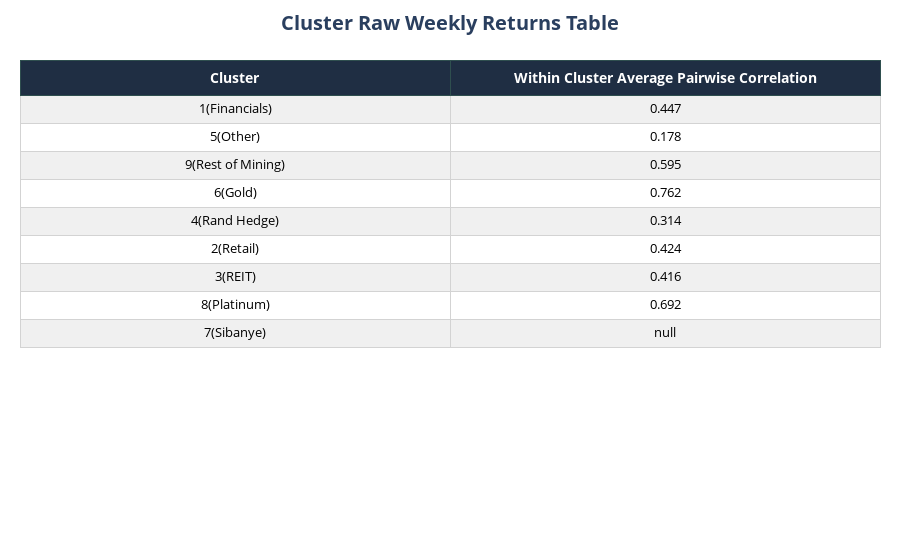
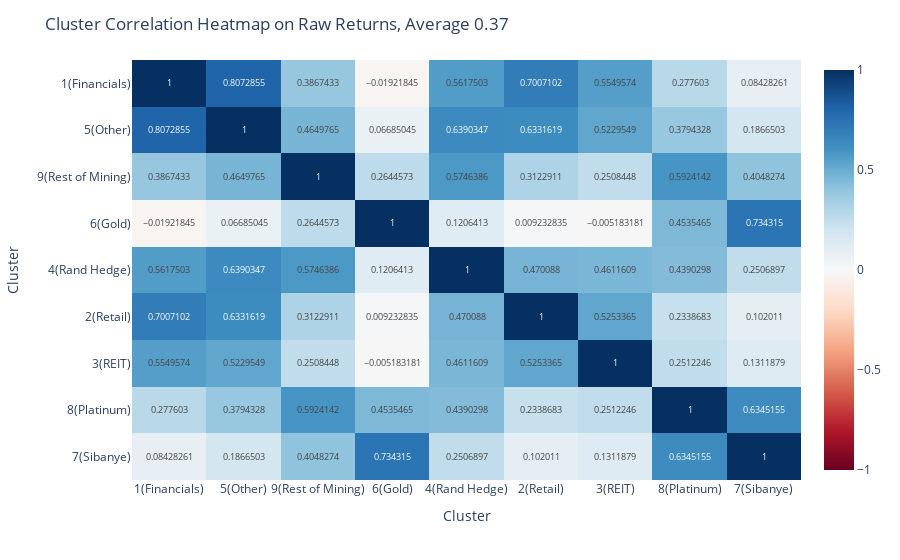

Write notebook code for charts like these, in order.
### Code cell
evaluation1(cluster_returns, cluster=True)

### Figure 1 — Plotly figure (JSON) as saved in the notebook; plotly's stock layout.template omitted (floating-point values rounded to 4 significant figures)
{"data": [{"cells": {"align": "center", "fill": {"color": [["#f0f0f0", "#ffffff", "#f0f0f0", "#ffffff", "#f0f0f0", "#ffffff", "#f0f0f0", "#ffffff", "#f0f0f0"], ["#f0f0f0", "#ffffff", "#f0f0f0", "#ffffff", "#f0f0f0", "#ffffff", "#f0f0f0", "#ffffff", "#f0f0f0"]]}, "font": {"color": "black", "size": 13}, "height": 28, "line": {"color": "lightgrey"}, "values": [["1(Financials)", "5(Other)", "9(Rest of Mining)", "6(Gold)", "4(Rand Hedge)", "2(Retail)", "3(REIT)", "8(Platinum)", "7(Sibanye)"], [0.447, 0.178, 0.595, 0.762, 0.314, 0.424, 0.416, 0.692, null]]}, "header": {"align": "center", "fill": {"color": "#1f2e43"}, "font": {"color": "white", "size": 14}, "height": 35, "line": {"color": "darkslategray"}, "values": ["<b>Cluster</b>", "<b>Within Cluster Average Pairwise Correlation</b>"]}, "type": "table"}], "layout": {"margin": {"b": 20, "l": 20, "r": 20, "t": 60}, "paper_bgcolor": "white", "title": {"font": {"size": 20}, "text": "<b>Cluster Raw Weekly Returns Table</b>", "x": 0.5, "xanchor": "center"}}}

### Figure 2 — Plotly figure (JSON) as saved in the notebook; plotly's stock layout.template omitted (floating-point values rounded to 4 significant figures)
{"data": [{"coloraxis": "coloraxis", "hovertemplate": "Cluster: %{x}<br>Cluster: %{y}<br>color: %{z}<extra></extra>", "name": "0", "texttemplate": "%{z}", "type": "heatmap", "x": ["1(Financials)", "5(Other)", "9(Rest of Mining)", "6(Gold)", "4(Rand Hedge)", "2(Retail)", "3(REIT)", "8(Platinum)", "7(Sibanye)"], "xaxis": "x", "y": ["1(Financials)", "5(Other)", "9(Rest of Mining)", "6(Gold)", "4(Rand Hedge)", "2(Retail)", "3(REIT)", "8(Platinum)", "7(Sibanye)"], "yaxis": "y", "z": [[1, 0.8073, 0.3867, -0.01922, 0.5618, 0.7007, 0.555, 0.2776, 0.08428], [0.8073, 1, 0.465, 0.06685, 0.639, 0.6332, 0.523, 0.3794, 0.1867], [0.3867, 0.465, 1, 0.2645, 0.5746, 0.3123, 0.2508, 0.5924, 0.4048], [-0.01922, 0.06685, 0.2645, 1, 0.1206, 0.009233, -0.005183, 0.4535, 0.7343], [0.5618, 0.639, 0.5746, 0.1206, 1, 0.4701, 0.4612, 0.439, 0.2507], [0.7007, 0.6332, 0.3123, 0.009233, 0.4701, 1, 0.5253, 0.2339, 0.102], [0.555, 0.523, 0.2508, -0.005183, 0.4612, 0.5253, 1, 0.2512, 0.1312], [0.2776, 0.3794, 0.5924, 0.4535, 0.439, 0.2339, 0.2512, 1, 0.6345], [0.08428, 0.1867, 0.4048, 0.7343, 0.2507, 0.102, 0.1312, 0.6345, 1]]}], "layout": {"coloraxis": {"cmax": 1, "cmin": -1, "colorscale": [[0, "rgb(103,0,31)"], [0.1, "rgb(178,24,43)"], [0.2, "rgb(214,96,77)"], [0.3, "rgb(244,165,130)"], [0.4, "rgb(253,219,199)"], [0.5, "rgb(247,247,247)"], [0.6, "rgb(209,229,240)"], [0.7, "rgb(146,197,222)"], [0.8, "rgb(67,147,195)"], [0.9, "rgb(33,102,172)"], [1, "rgb(5,48,97)"]]}, "margin": {"t": 60}, "title": {"text": "Cluster Correlation Heatmap on Raw Returns, Average 0.37"}, "xaxis": {"anchor": "y", "domain": [0, 1], "title": {"text": "Cluster"}}, "yaxis": {"anchor": "x", "autorange": "reversed", "domain": [0, 1], "title": {"text": "Cluster"}}}}
